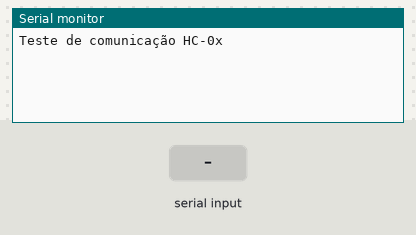
The sketch below on a simulated Arduino Uno, built with avr-gcc and run on an emulated ATmega328P. Parts: the last lines printed to the serial monitor. The test bench sets the inputs (shaded band).

Above: at 1.2 s.
1.3 s: "1" received over the second serial link
At 2.5 s:
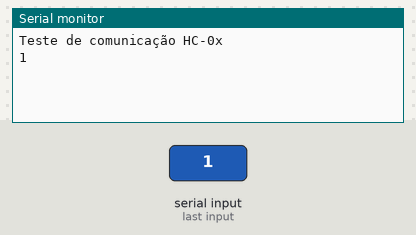
2.8 s: "0" received over the second serial link
At 3.7 s:
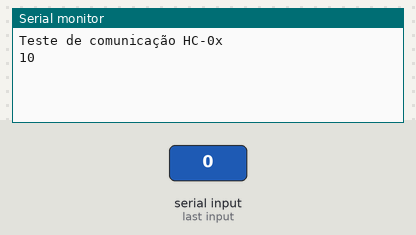

Measured:
- after the input at 1.3 s, the serial monitor: prints a new line at once (image 1)
- after the input at 2.8 s, the serial monitor: prints a new line at once (image 2)

The sketch:

Bluetooth_teste.ino
```cpp
/*
 * Henrique Lagamba Canhette - hlcanhette@gmail.com
 *
 * Programa para testar os módulos bluetooth HC-05 e HC-06.
 * Envia e recebe dados por bluetooth e serial monitor.
 * Para detalhes de como conectar ver o diagrama.
 * É necessário utilizar um terminal bluetooth no PC ou num smartphone para receber e enviar as informações.
 * Pc:
 * Android:
 */

#include <SoftwareSerial.h> //permite comunicação serial em outros pinos do arduino além dos TX/RX

SoftwareSerial bt(4, 5); // RX | TX - O RX do arduino (pin 4) deve ser conectado ao TX do bluetooth e o TX do arduino no Rx do bluetooth

char c=' ';

void setup(){
  Serial.begin(9600); //comunicação serial com o PC
  Serial.println("Teste de comunicação HC-0x");

  bt.begin(9600); //comunicação bluetooth com dispositivo(Android ou PC)
  }

void loop(){
  if (bt.available()){ //verificar se existe dado bluetooth para receber
    c = bt.read(); //ler dado
    Serial.write(c); //enviar dado via serial ao PC(serial monitor)
    }

  if (Serial.available()){ //verificar se existe dado serial para receber
    c = Serial.read(); //ler dado
    bt.write(c); //enviar dado via bluetooth ao bluetooh terminal (Android ou PC)
    }
  }
```
